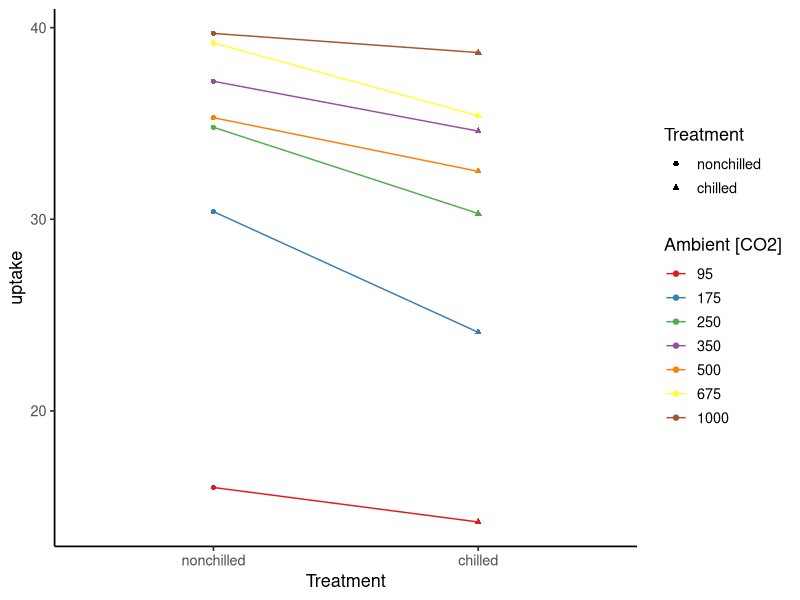
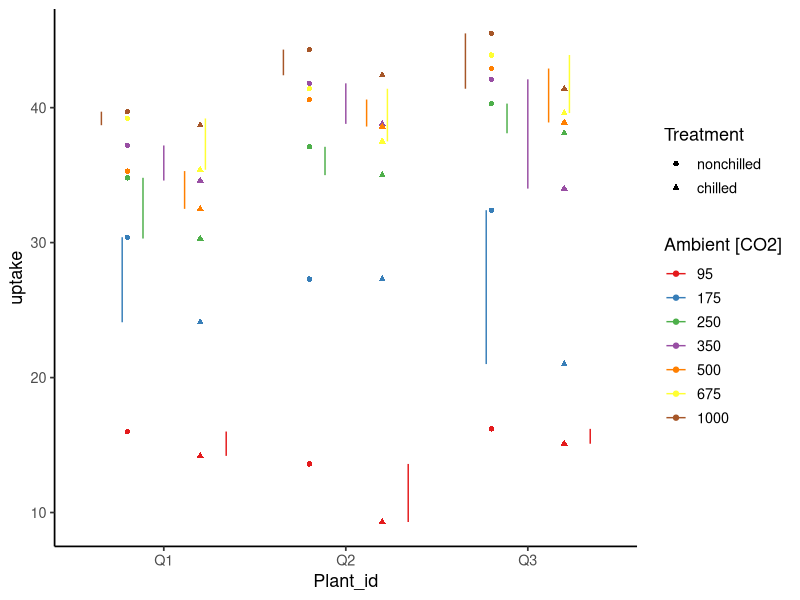
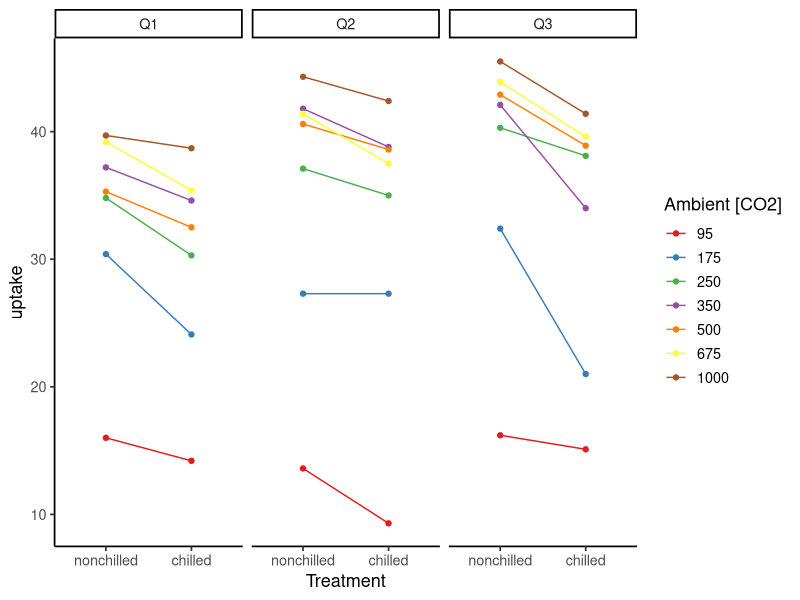
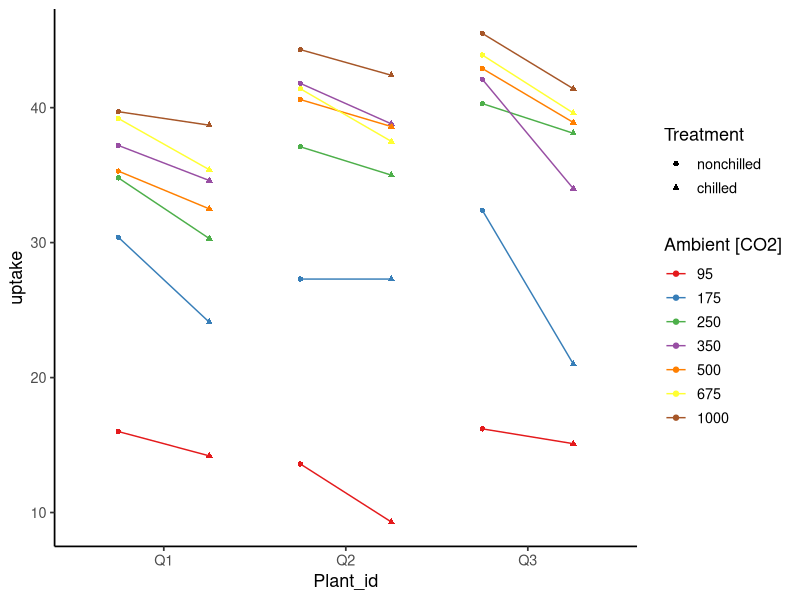

Source code (R) for these figures, in order:
## ---- chunk 1
knitr::opts_chunk$set(message = F, 
                      error = F, 
                      warning = F,
                      fig.align = "center")

## ---- chunk 2
library(tidyverse)

### Select plant individual #1
CO2_plant_1 <- filter(CO2, Plant %in% c("Qn1", "Qc1")) 
  
### Plot  
ggplot(CO2_plant_1) + 
  geom_point(aes(x = Treatment, y = uptake, shape = Treatment, color = factor(conc))) + 
  geom_line(aes(x = Treatment, y = uptake, color = factor(conc), group = factor(conc))) + 
  scale_color_brewer(palette = "Set1", name = "Ambient [CO2]") + 
  theme_classic(base_size = 13)

## ---- chunk 3
### Select plant individual #1 to #3
CO2_plant_1_to_3 <- filter(CO2, Plant %in% c("Qn1", "Qc1", "Qn2", "Qc2", "Qn3", "Qc3")) %>% 
  mutate(Plant_id = str_remove(Plant, "(n|c)")) %>% 
  mutate(Plant_conc_id = str_c(Plant_id, conc, sep = "_"))  # create a unique id for the paired points
  
### Plot  
ggplot(CO2_plant_1_to_3) + 
  geom_point(aes(x = Plant_id, y = uptake, group = Treatment, shape = Treatment, color = factor(conc)),
             position = position_dodge(width = 0.8)) + 
  geom_line(aes(x = Plant_id, y = uptake, group = Plant_conc_id, color = factor(conc)),
            position = position_dodge(width = 0.8)) + 
  scale_color_brewer(palette = "Set1", name = "Ambient [CO2]") + 
  theme_classic(base_size = 13)

## ---- chunk 4
### Plot  
ggplot(CO2_plant_1_to_3) + 
  geom_point(aes(x = Treatment, y = uptake, color = factor(conc))) + 
  geom_line(aes(x = Treatment, y = uptake, group = factor(conc), color = factor(conc))) + 
  facet_wrap( ~ Plant_id) +  # creating facets by plant id
  scale_color_brewer(palette = "Set1", name = "Ambient [CO2]") + 
  theme_classic(base_size = 13)

## ---- chunk 5
### Dodge the nonchilled and chilled points
CO2_plant_1_to_3_recoded <- CO2_plant_1_to_3 %>% 
  mutate(Plant_id_x = case_when(Plant_id == "Q1" ~ 1,  # these are the x-positions of the three plant individuals
                                Plant_id == "Q2" ~ 2,
                                Plant_id == "Q3" ~ 3),
         Plant_id_x_dodged = case_when(Treatment == "nonchilled" ~ Plant_id_x - 0.25,  # dodge the "nonchilled" points to the left of the plant individuals
                                       Treatment == "chilled" ~ Plant_id_x + 0.25))   # dodge the "chilled" points to the right of the plant individuals

### Plot
ggplot(CO2_plant_1_to_3_recoded) + 
  geom_point(aes(x = Plant_id, y = uptake, shape = Treatment, group = Treatment, color = factor(conc)),
             position = position_dodge(width = 1)) + 
  geom_line(aes(x = Plant_id_x_dodged, y = uptake, group = Plant_conc_id, color = factor(conc))) + 
  scale_color_brewer(palette = "Set1", name = "Ambient [CO2]") + 
  theme_classic(base_size = 13)

